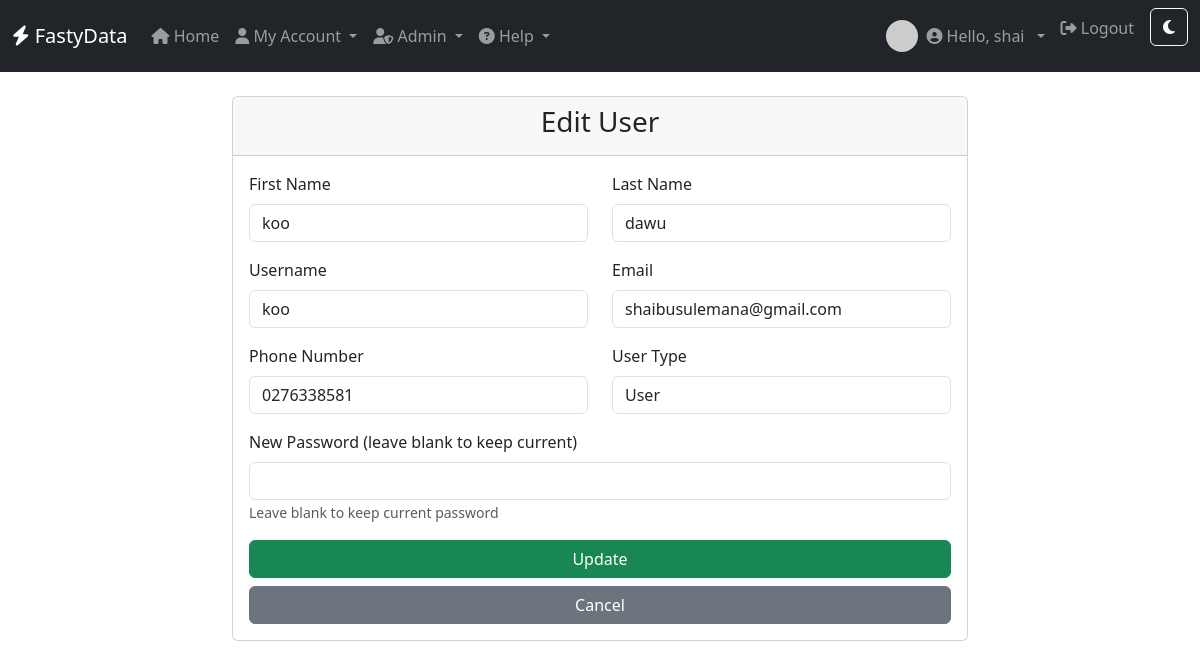
Page /users/edit/2 (signed in) on the committed database.
### models/user.py (models this page shows, shortened)
class User(db.Model, UserMixin):
    id = db.Column(db.Integer, primary_key=True)
    first_name=db.Column(db.String(80),nullable=False)
    last_name=db.Column(db.String(80), nullable=False)
    username = db.Column(db.String(80), unique=True, nullable=False)
    password_hash = db.Column(db.String(128))
    user_type = db.Column(db.String(80), nullable=False)
    phone_number=db.Column(db.String(15))
    email = db.Column(db.String(120))

### app.py (the view, shortened to what this page needs)
@app.route("/users/edit/<int:user_id>", methods=["GET", "POST"])
@login_required
def edit_user(user_id):
    user = User.query.get_or_404(user_id)
    form = EditUserForm(obj=user)
    return render_template("edit_user.html", form=form, user=user)

### forms/registerform.py
class EditUserForm(FlaskForm):
    first_name = StringField('First Name', validators=[DataRequired(), Length(min=1, max=80)])
    last_name = StringField('Last Name', validators=[DataRequired(), Length(min=1, max=80)])
    username = StringField('Username', validators=[DataRequired(), Length(min=2, max=80)])
    email = StringField('Email', validators=[Optional(), Email()])
    phone_number = StringField('Phone Number', validators=[Optional(), Length(max=15)])
    user_type = SelectField('User Type', choices=[('user', 'User'), ('admin', 'Admin')], validators=[DataRequired()])
    password = PasswordField('New Password (leave blank to keep current)')
    submit = SubmitField('Update')

### app.py (called while the page is built)
@login_manager.user_loader
def load_user(user_id):
    return db.session.get(User, int(user_id))

### templates/edit_user.html (shortened to what this page needs)
{% extends "base.html" %}
{% block content %}
<div class="row justify-content-center">
    <div class="col-md-8">
        <div class="card">
            <div class="card-header">
                <h3 class="text-center">Edit User</h3>
            </div>
            <div class="card-body">
                <form method="POST">
                    <div class="row">
                        <div class="col-md-6">
                            <div class="mb-3">
                                {{ form.first_name.label(class="form-label") }}
                                {{ form.first_name(class="form-control") }}
                            </div>
                        </div>
                        <div class="col-md-6">
                            <div class="mb-3">
                                {{ form.last_name.label(class="form-label") }}
                                {{ form.last_name(class="form-control") }}
                            </div>
                        </div>
                    </div>
                    <div class="row">
                        <div class="col-md-6">
                            <div class="mb-3">
                                {{ form.username.label(class="form-label") }}
                                {{ form.username(class="form-control") }}
                            </div>
                        </div>
                        <div class="col-md-6">
                            <div class="mb-3">
                                {{ form.email.label(class="form-label") }}
                                {{ form.email(class="form-control") }}
                            </div>
                        </div>
                    </div>
                    <div class="row">
                        <div class="col-md-6">
                            <div class="mb-3">
                                {{ form.phone_number.label(class="form-label") }}
                                {{ form.phone_number(class="form-control") }}
                            </div>
                        </div>
                        <div class="col-md-6">
                            <div class="mb-3">
                                {{ form.user_type.label(class="form-label") }}
                                {{ form.user_type(class="form-control") }}
                            </div>
                        </div>
                    </div>
                    <div class="mb-3">
                        {{ form.password.label(class="form-label") }}
                        {{ form.password(class="form-control") }}
                        <small class="form-text text-muted">Leave blank to keep current password</small>
                    </div>
                    <div class="d-grid gap-2">
                        {{ form.submit(class="btn btn-success") }}
                        <a href="{{ url_for('users') }}" class="btn btn-secondary">Cancel</a>
                    </div>
                </form>
            </div>
        </div>
    </div>
</div>
{% endblock %}

### templates/base.html (shortened to what this page needs)
<!DOCTYPE html>
<html lang="en">
<head>
    <link rel="stylesheet" href="https://cdn.jsdelivr.net/npm/bootstrap@5.3.0/dist/css/bootstrap.min.css">
    <link rel="stylesheet" href="https://cdnjs.cloudflare.com/ajax/libs/font-awesome/6.4.0/css/all.min.css">
</head>
<body>
<nav class="navbar navbar-expand-lg navbar-dark bg-dark mb-4">
    <div class="container-fluid">
        <a class="navbar-brand" href="{{ url_for('home') }}">
            <i class="fas fa-bolt"></i> FastyData
        </a>
        <div class="collapse navbar-collapse" id="navbarNav">
            <ul class="navbar-nav me-auto mb-2 mb-lg-0">
                <li class="nav-item">
                    <a class="nav-link {% if request.endpoint == 'home' %}active{% endif %}" href="{{ url_for('home') }}">
                        <i class="fas fa-home"></i> Home
                    </a>
                </li>
                {% if current_user.is_authenticated %}
                    <li class="nav-item dropdown">
                        <a class="nav-link dropdown-toggle {% if request.endpoint in ['account', 'transactions'] %}active{% endif %}" href="#" id="userDropdown" role="button" data-bs-toggle="dropdown" aria-expanded="false">
                            <i class="fas fa-user"></i> My Account
                        </a>
                    </li>
                    {% if current_user.user_type == 'admin' %}
                        <li class="nav-item dropdown">
                            <a class="nav-link dropdown-toggle " href="#" id="adminDropdown" role="button" data-bs-toggle="dropdown" aria-expanded="false">
                                <i class="fas fa-user-shield"></i> Admin
                            </a>
                        </li>
                    {% endif %}
                {% endif %}
                <li class="nav-item dropdown">
                    <a class="nav-link dropdown-toggle" href="#" id="helpDropdown" role="button" data-bs-toggle="dropdown" aria-expanded="false">
                        <i class="fas fa-question-circle"></i> Help
                    </a>
                </li>
            </ul>
            <ul class="navbar-nav mb-2 mb-lg-0">
                {% if current_user.is_authenticated %}
                    <li class="nav-item dropdown d-flex align-items-center">
                        <a href="#" class="nav-link dropdown-toggle d-flex align-items-center" id="avatarDropdown" role="button" data-bs-toggle="dropdown" aria-expanded="false">
                            <img src="https://ui-avatars.com/api/?name={{ current_user.first_name|default('U') }}+{{ current_user.last_name|default('S') }}&background=random&size=32"
                                 alt="avatar" class="rounded-circle me-2" width="32" height="32">
                            <span class="navbar-text me-2">
                                <i class="fas fa-user-circle"></i> Hello, {{ current_user.username }}
                            </span>
                        </a>
                    </li>
                    <li class="nav-item">
                        <a class="nav-link" href="{{ url_for('logout') }}">
                            <i class="fas fa-sign-out-alt"></i> Logout
                        </a>
                    </li>
                    <li class="nav-item">
                        <button id="themeToggle" class="btn btn-outline-light ms-2" type="button" title="Toggle dark/light mode">
                            <i class="fas fa-moon" id="themeIcon"></i>
                        </button>
                    </li>
                {% endif %}
            </ul>
        </div>
    </div>
</nav>
<div class="container">
    {% block content %}{% endblock %}
</div>
</body>
</html>

### rows in the picture
User: username "shai"
User: first_name "koo", last_name "dawu", username "koo", email "shaibusulemana@gmail.com", phone_number "0276338581", user_type "User"
